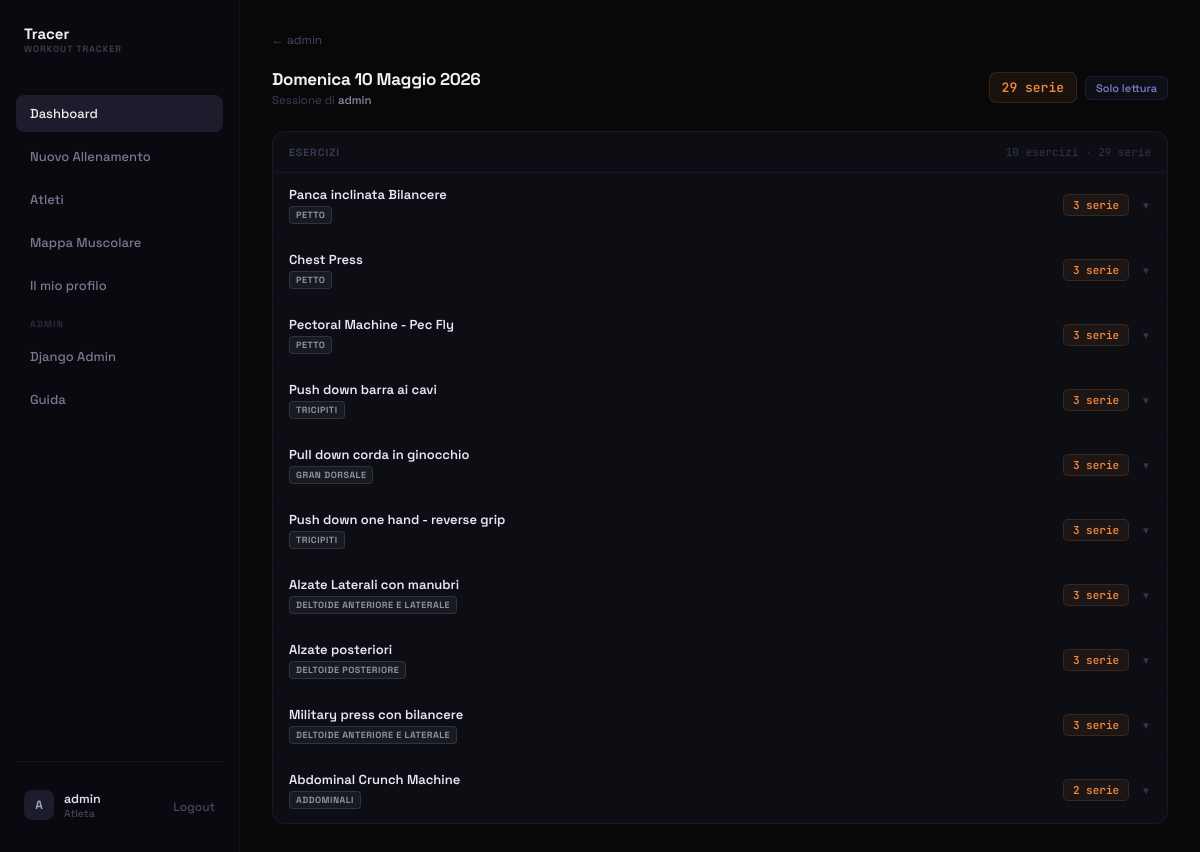
The app's page /users/admin/session/33/ (signed in), older data.
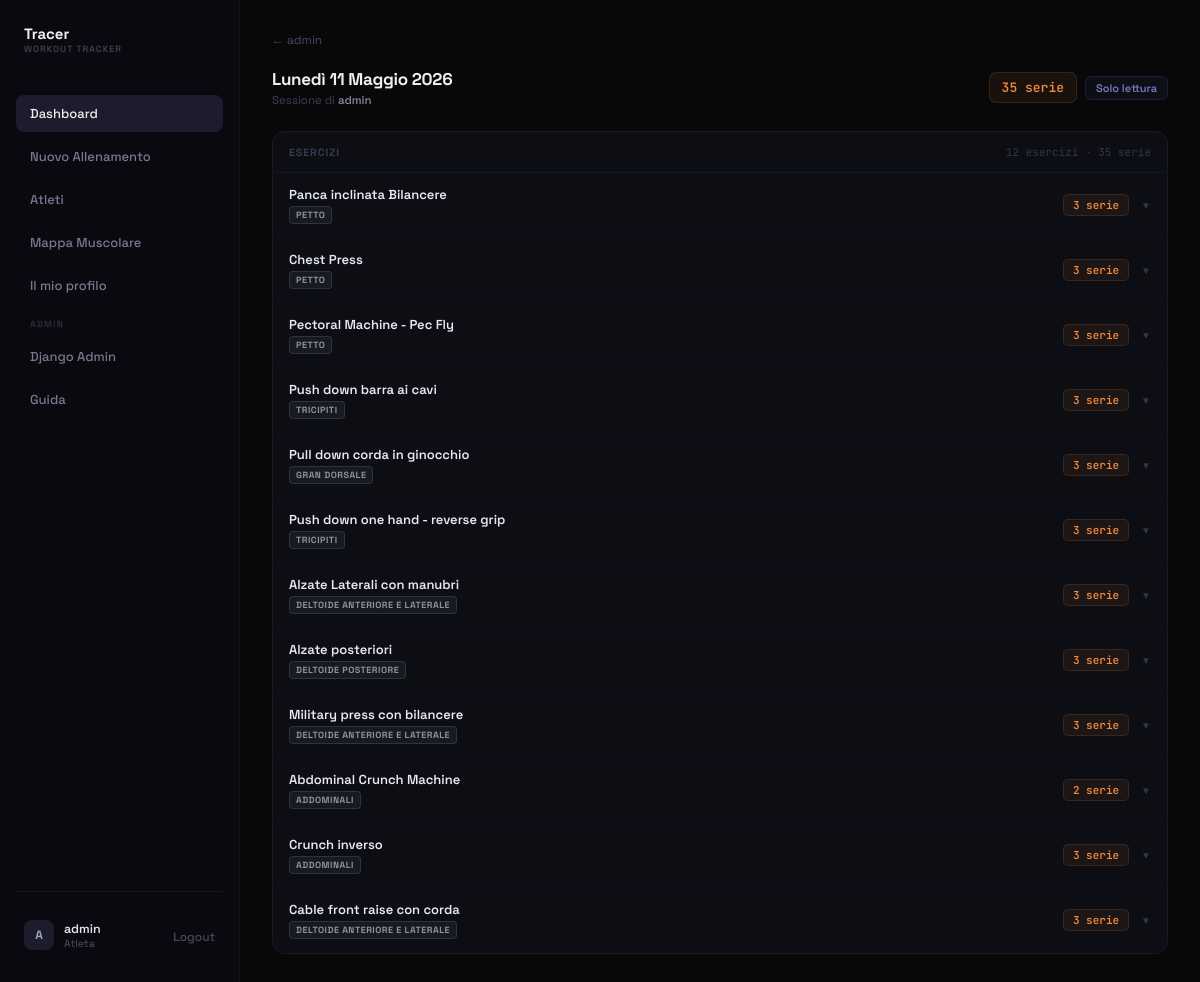
The same page, newer data.
### tracker/models.py (models this page shows, shortened)
class WorkoutSession(models.Model):
    utente = models.ForeignKey(User, on_delete=models.CASCADE, related_name='workout_sessions')
    data = models.DateField(default=timezone.now)
    note = models.TextField(blank=True, null=True)
    class Meta:
        ordering = ['-data'] # Ordina dalla più recente alla più vecchia

class Exercise(models.Model):
    nome = models.CharField(max_length=100)
    tipologia = models.CharField(max_length=120, blank=True, default='')
    tags = models.ManyToManyField(Tag, related_name='exercises')

class Tag(models.Model):
    nome = models.CharField(max_length=50, unique=True)

### tracker/views.py (the view)
# urls.py: path('users/<str:username>/session/<int:session_id>/', views.session_view, name='session_view'),
@login_required
def session_view(request, username, session_id):
    target_user = get_object_or_404(User, username=username)
    profile, _ = UserProfile.objects.get_or_create(user=target_user)
    is_own = request.user == target_user
    can_view = is_own or request.user.is_superuser or profile.is_public
    if not can_view:
        return redirect('user_profile', username=username)
    session = get_object_or_404(WorkoutSession, id=session_id, utente=target_user)
    all_sets = list(session.sets.select_related('exercise').prefetch_related('muscles').order_by('order', 'id'))
    exercise_groups = []
    for _, grp in groupby(all_sets, key=lambda s: s.exercise_id):
        grp_list = list(grp)
        exercise_groups.append({
            'exercise': grp_list[0].exercise,
            'sets': grp_list,
            'count': len(grp_list),
        })
    return render(request, 'tracker/session_view.html', {
        'target_user': target_user,
        'session': session,
        'exercise_groups': exercise_groups,
    })

### tracker/templates/tracker/session_view.html (shortened to what this page needs)
{% extends 'tracker/base.html' %}
{% block content %}
<div class="page-container">
    <a href="{% url 'user_profile' target_user.username %}" style="display: inline-flex; align-items: center; gap: 6px; font-size: 12px; color: #484862; text-decoration: none; margin-bottom: 20px; transition: color .12s;" onmouseover="this.style.color='#8080a0'" onmouseout="this.style.color='#484862'">
        ← {{ target_user.username }}
    </a>
    <div style="display: flex; align-items: center; gap: 14px; margin-bottom: 24px; flex-wrap: wrap;">
        <div>
            <h1 style="font-size: 17px; font-weight: 700; color: #f0f0f3; letter-spacing: -0.3px; margin: 0 0 3px;">
                {{ session.data|date:"l d F Y" }}
            </h1>
            <div style="font-size: 11.5px; color: #404058;">Sessione di <span style="color: #8080a0; font-weight: 600;">{{ target_user.username }}</span></div>
        </div>
        <div style="margin-left: auto; display: flex; align-items: center; gap: 8px;">
            <div style="padding: 6px 12px; background: rgba(240,136,62,.07); border: 1px solid rgba(240,136,62,.14); border-radius: 7px; font-size: 13px; color: #f0883e; font-weight: 600; font-family: 'JetBrains Mono', monospace;">
                {{ session.sets.count }} serie
            </div>
            <span style="padding: 4px 10px; background: rgba(96,96,200,.07); border: 1px solid rgba(96,96,200,.18); border-radius: 6px; font-size: 11px; color: #7878c0; font-weight: 600;">Solo lettura</span>
        </div>
    </div>
    {% if exercise_groups %}
    <div class="tracer-card" style="overflow: hidden;">
        <div style="padding: 13px 16px; border-bottom: 1px solid #16162a; display: flex; justify-content: space-between; align-items: center;">
            <div style="font-size: 10.5px; font-weight: 700; color: #3a3a52; text-transform: uppercase; letter-spacing: 1px;">Esercizi</div>
            <div style="font-size: 11px; color: #34344e; font-family: 'JetBrains Mono', monospace;">{{ exercise_groups|length }} esercizi · {{ session.sets.count }} serie</div>
        </div>
        {% for group in exercise_groups %}
        <div style="border-bottom: 1px solid #0e0e1e;">
            <div onclick="toggleGroup({{ forloop.counter }})" style="padding: 13px 16px; display: flex; align-items: center; gap: 12px; cursor: pointer; transition: background .12s;" onmouseover="this.style.background='#0f0f1c'" onmouseout="this.style.background='transparent'">
                <div style="flex: 1;">
                    <div style="font-size: 13px; font-weight: 600; color: #e8e8f8;">{{ group.exercise.nome }}</div>
                    {% if group.exercise.tags.all %}
                    <div style="display: flex; gap: 4px; margin-top: 3px; flex-wrap: wrap;">
                        {% for tag in group.exercise.tags.all %}
                        <span class="badge-tag badge-tag-default">{{ tag.nome }}</span>
                        {% endfor %}
                    </div>
                    {% endif %}
                </div>
                <span style="padding: 3px 9px; background: rgba(240,136,62,.07); border: 1px solid rgba(240,136,62,.14); border-radius: 5px; font-size: 11px; color: #f0883e; font-weight: 600; font-family: 'JetBrains Mono', monospace; white-space: nowrap;">{{ group.count }} serie</span>
                <span id="chevron-{{ forloop.counter }}" style="font-size: 10px; color: #34344e; transition: transform .15s;">▼</span>
            </div>
        </div>
        {% endfor %}
    </div>
    {% else %}
    <div style="background: #0d0d14; border: 1px dashed #1c1c2e; border-radius: 12px; padding: 52px 24px; text-align: center;">
        <div style="font-size: 13.5px; color: #2c2c44; font-weight: 500;">Nessuna serie registrata in questa sessione</div>
    </div>
    {% endif %}
</div>
{% endblock %}

Row changes from the older to the newer data that the page shows:
changed WorkoutSession: data "Domenica 10 Maggio 2026" → "Lunedì 11 Maggio 2026"; sets.count "29" → "35"
now on this page (row unchanged): Exercise: exercise.nome "Crunch inverso", count "3", Tag (nome "ADDOMINALI")
added Exercise: exercise.nome "Cable front raise con corda", count "3", Tag (nome "DELTOIDE ANTERIORE E LATERALE")
Text that changed along with them:
{{ exercise_groups|length }}: "10" → "12"
